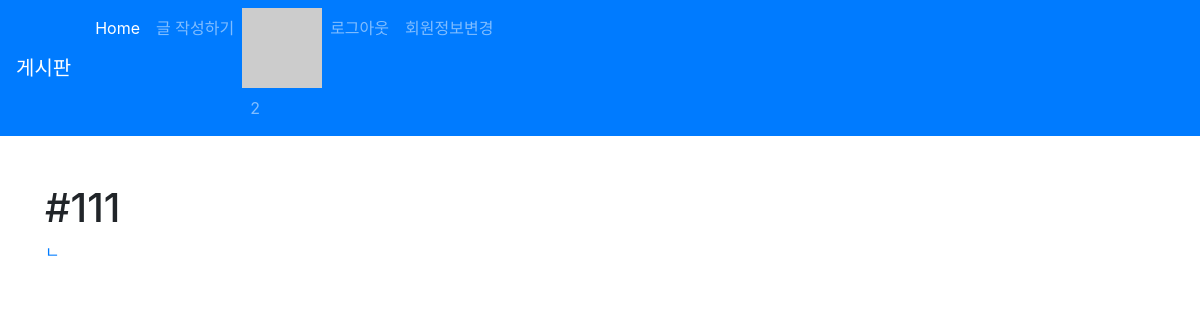
/hashtags/5/ (signed in), run on the app's committed database.
### accounts/models.py (models this page shows)
class User(AbstractUser):  # 확장 가능성을 위해 직접 만들어서 사용 권장
    followers = models.ManyToManyField(settings.AUTH_USER_MODEL, related_name='followings', blank=True)

### articles/models.py (models this page shows, shortened)
class HashTag(models.Model):
    content = models.TextField(unique=True)

class Article(models.Model):
    title = models.CharField(max_length=10)
    content = models.TextField()
    image = models.ImageField(blank=True)
    image_thumbnail = ImageSpecField(
        processors=[ResizeToFill(300, 300)],   #
        format='JPEG',   # format 옵션
        options={'quality': 80}  # 압축 퀄리티
    )
    created_at = models.DateTimeField(auto_now_add=True)
    updated_at = models.DateTimeField(auto_now=True)
    user = models.ForeignKey(settings.AUTH_USER_MODEL, on_delete=models.CASCADE)  # 로그인된 User객체 저장
    like_users = models.ManyToManyField(settings.AUTH_USER_MODEL, related_name='like_articles', blank=True)
    hashtags = models.ManyToManyField(HashTag, related_name='articles', blank=True)

### articles/views.py (the view)
# urls.py: path('hashtags/<int:tag_pk>/', views.hashtag, name='hashtag'),
def hashtag(request, tag_pk):
    hashtag = get_object_or_404(HashTag, pk=tag_pk)
    context = {
        'hashtag': hashtag
    }
    return render(request, 'articles/hashtag.html', context)

### articles/templatetags/gravatar.py (called while the page is built)
@register.filter
def makehash(email):
    return 'https://www.gravatar.com/avatar/' + hashlib.md5(email.strip().lower().encode('utf-8')).hexdigest()

### articles/templates/articles/hashtag.html
{% extends 'articles/base.html' %}
{% block body %}
<h1>{{ hashtag.content }}</h1>
{% for article in hashtag.articles.all %}
    <a href="{% url 'articles:detail' article.pk %}">
    <p>{{ article.title }}</p>
    </a>
{% endfor %}
{% endblock %}

### articles/templates/_navbar.html (shortened to what this page needs)
<nav class="navbar navbar-expand-lg navbar-dark bg-primary">
    <a class="navbar-brand" href="/articles/">게시판</a>
    <div class="collapse navbar-collapse" id="navbarNav">
      <ul class="navbar-nav">
        <li class="nav-item active">
          <a class="nav-link" href="/articles/">Home <span class="sr-only">(current)</span></a>
        </li>
        {% if user.is_authenticated %}
        <li class="nav-item">
          <a class="nav-link" href="/articles/create/">글 작성하기</a>
        </li>
        {% else %}
        {% comment %} <li class="nav-item">
          <a class="nav-link disabled" href="/articles/create/">글 작성하기</a>
        </li> {% endcomment %}
        {% endif %}
        {% if user.is_authenticated %}
        <li class="nav-item">
          {% load gravatar %}
          <img src="{{ user.email|makehash }}" alt="">
          <a class="nav-link">{{ user.username }} </a>
        </li>
        <li class="nav-item">
          <a class="nav-link" href="{% url "accounts:logout" %}">로그아웃 </a>
        </li>
        <li class="nav-item">
          <a class="nav-link" href="{% url "accounts:update" %}">회원정보변경 </a>
        </li>
        {% endif %}
      </ul>
    </div>
  </nav>

### data on the page
User: username "2"
HashTag: content "#111"
Article: title "ㄴ"
